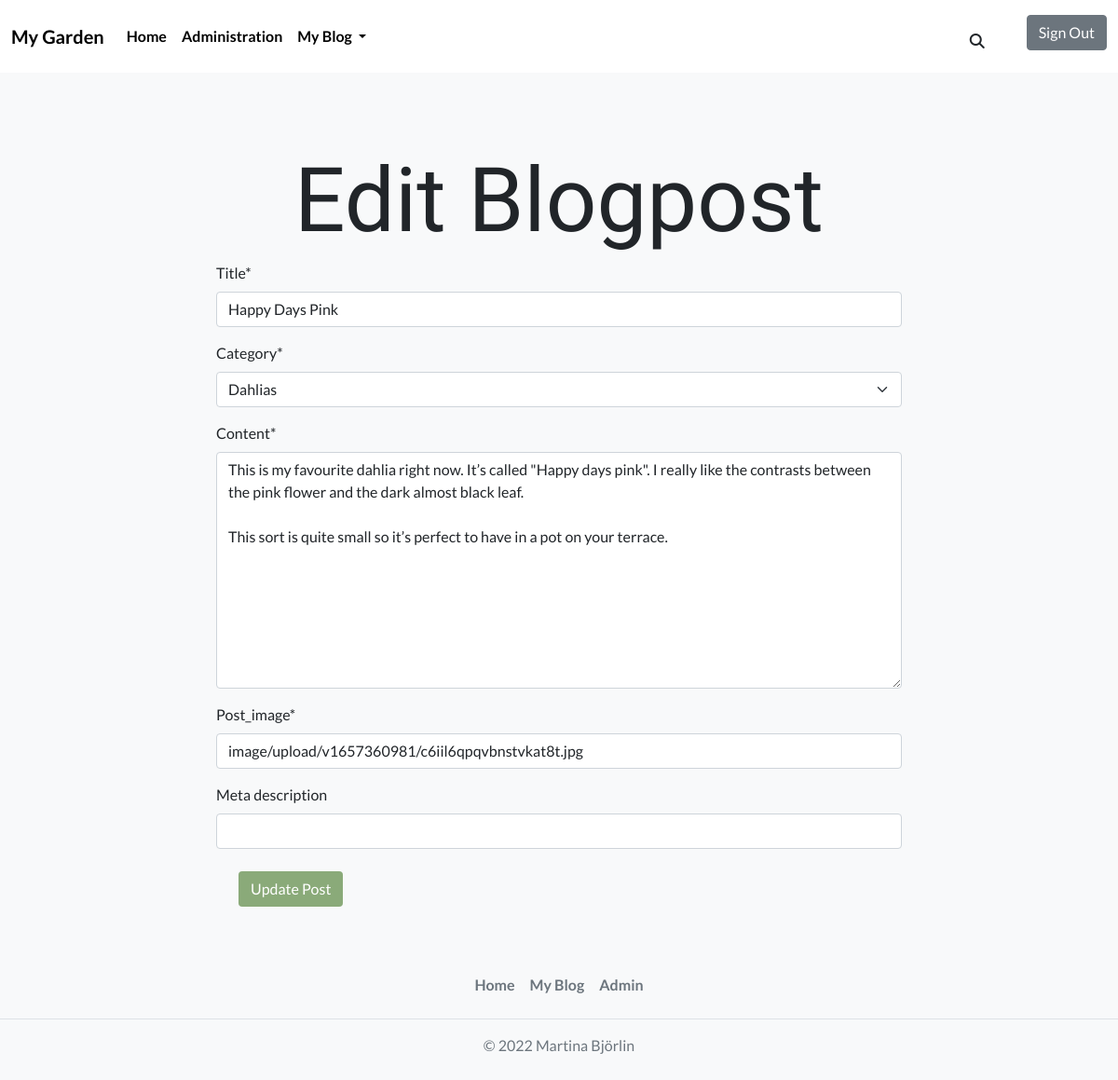
The page /blogpost/happy-days-pink/update_post/ (signed in) on the database its author committed.
### blog_post/models.py (models this page shows, shortened)
class Post(models.Model):
    PUBLISH_STATUS = ((0, "Draft"), (1, "Publish"))
    title = models.CharField(max_length=100)
    slug = models.SlugField(max_length=200, unique=True)
    meta_description = models.CharField(max_length=150, blank=True)
    author = models.ForeignKey(
        User,
        on_delete=models.CASCADE,
        related_name="post_author",
    )
    category = models.ForeignKey(
        Category,
        on_delete=models.CASCADE,
        related_name="post_category",
    )
    created_on = models.DateTimeField(auto_now_add=True)
    updated_on = models.DateTimeField(auto_now=True)
    content = models.TextField()
    published = models.IntegerField(choices=PUBLISH_STATUS, default=0)
    publish_date = models.DateTimeField(blank=True, null=True)
    likes = models.ManyToManyField(
        Profile, related_name="post_likes", default=[0], blank=True
    )
    number_of_likes = models.BigIntegerField(default="0")
    liked = models.BooleanField(default=False)
    post_img = CloudinaryField("post_image", default="default_image")
    class Meta:
        ordering = ["-created_on"]

### blog_post/views.py (the view, shortened to what this page needs)
# urls.py: path("<slug:slug>/update_post/", UpdatePost.as_view(), name="update_post"),
class UpdatePost(LoginRequiredMixin, UpdateView, SuccessMessageMixin):
    model = Post
    form_class = UpdateForm
    template_name = "update_post.html"
    success_message = "Your post has been succsessfully updated!"

### blog_post/forms.py
class UpdateForm(forms.ModelForm):
    class Meta:
        model = Post
        fields = (
            "title",
            "category",
            "content",
            "post_img",
            "meta_description"
            )

### blog_post/models.py (called while the page is built)
    def __str__(self):
        return f"{self.name}"

### blog_post/templates/update_post.html (shortened to what this page needs)
{% extends 'base.html' %}
{% load crispy_forms_tags %}
{% block content %}
<div class="row justify-content-center">
   <div class="col-lg-8 col-md-12 col-sm-12">
      <div class="update-post-wrapper">
         <h1 class="edit-header">Edit Blogpost</h1>
         <form method="POST" enctype="multipart/form-data">
            {{ form|crispy }}
            <div class="d-grid d-lg-block m-4">
               <button class="btn btn-edit" type="submit">Update Post</button>
            </div>
         </form>
      </div>
   </div>
</div>
{% endblock %}

### static/css/style.css (style rules this page uses)
h1 { font-family: 'Amatic SC', cursive; font-size: 6rem; }
body { font-family: 'Lato', sans-serif; }
.btn-edit { background-color: #8aaa79; color: white; }
.edit-header { text-align: center; }

### rows shown on the page
Post: title "Happy Days Pink", category "Dahlias", content "This is my favourite dahlia right now. It’s called \"Happy days pink\". I really like the contrasts between the pink flower and the dark almost black leaf. This sort is quite small so it’s perfect to have in a pot on your terrace.", post_img "image/upload/v1657360981/c6iil6qpqvbnstvkat8t.jpg"
